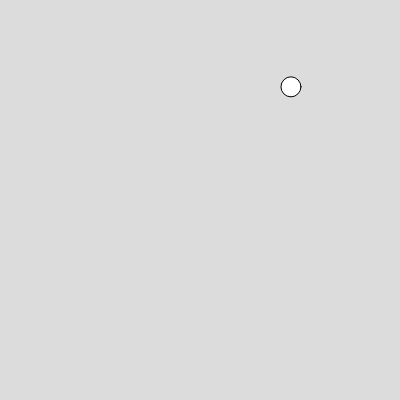
Frame 1 (no input)
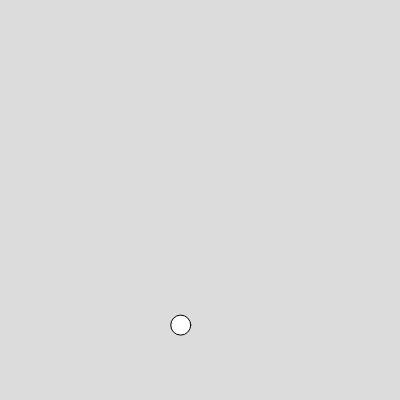
Frame 60 (no input)
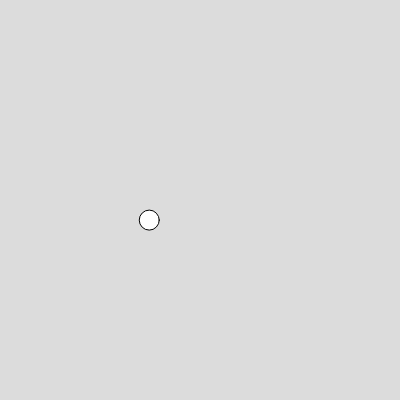
Frame 120 (the mouse pressed at the canvas centre since frame 60)

The p5.js sketch that drew these frames (run headless with seeded random() and noise() and a simulated clock; from frame 60 on, the mouse is pressed at the canvas centre):

// p5.js sketch
// ── sketch.js
let sound, balls = [];

function preload() {
  // TODO: load sound
}

function setup() {
  createCanvas(400, 400);
  
  let ball = new BouncingBall();
  balls.push(ball);
}

function draw() {
  background(220);

  for (let i = 0; i < balls.length; i++) {
    let ball = balls[i];
   
    // TODO: play sound when walker has collision
    let collided = ball.checkBoundaries();
        
    ball.update();
    ball.display();
  }
}

class BouncingBall {
  
  constructor() {
    this.x = random(width);
    this.y = random(height);
    this.velocityX = random(3, 6);
    this.velocityY = random(3, 6);
    this.size = 20;
  }

  update() {
    this.x += this.velocityX;
    this.y += this.velocityY;
  }

  display() {
    circle(this.x, this.y, this.size);
  }

  checkBoundaries() {
    let hadCollision = false;

    if (this.x - this.size / 2 < 0 || this.x + this.size / 2 > width) {
      this.velocityX *= -1;
      hadCollision = true;
    }

    if (this.y - this.size / 2 < 0 || this.y + this.size / 2 > height) {
      this.velocityY *= -1;
      hadCollision = true;
    }

    return hadCollision;
  }
}
